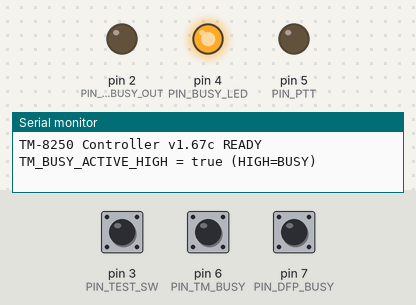
Simulated run of this sketch. Board: Arduino Nano, built with avr-gcc and run on an emulated ATmega328P. On the bench: output pins drawn as LEDs (lit = HIGH), the last lines printed to the serial monitor. The test bench sets the inputs (shaded band); at power-on: pin 3 (PIN_TEST_SW) HIGH, pin 7 (PIN_DFP_BUSY) HIGH, pin 6 (PIN_TM_BUSY) HIGH.

Above: at 1.7 s.
1.8 s: pin 3 (PIN_TEST_SW) pulled LOW for 0.15 s
At 4.0 s:
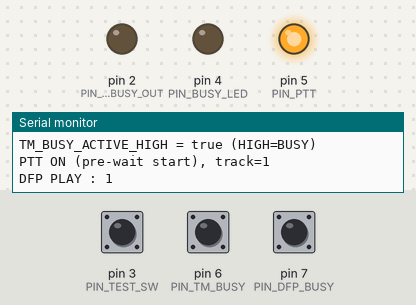
4.3 s: pin 7 (PIN_DFP_BUSY) pulled LOW for 0.15 s
At 4.37 s:
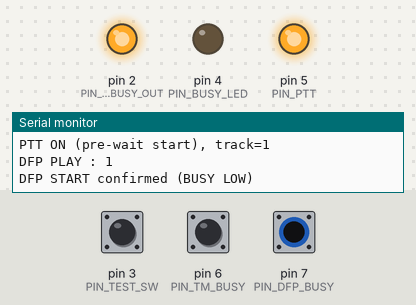
5.9 s: pin 7 (PIN_DFP_BUSY) pulled LOW for 1 s
At 6.3 s:
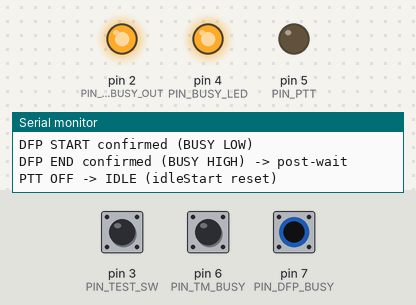
8.4 s: pin 6 (PIN_TM_BUSY) pulled LOW for 0.15 s
At 8.47 s:
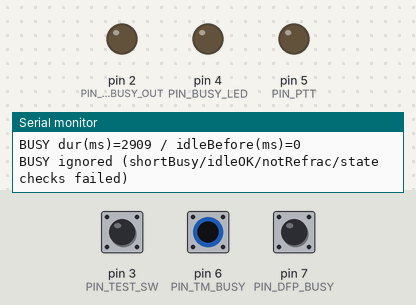
10.0 s: pin 6 (PIN_TM_BUSY) pulled LOW for 3.2 s
At 14.3 s:
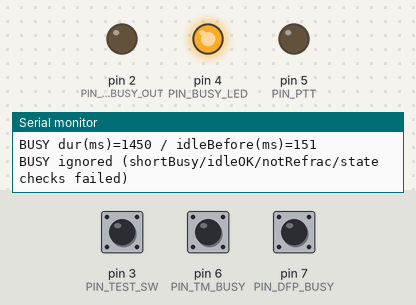
14.7 s: pin 3 (PIN_TEST_SW) pulled LOW for 1 s
At 16.2 s:
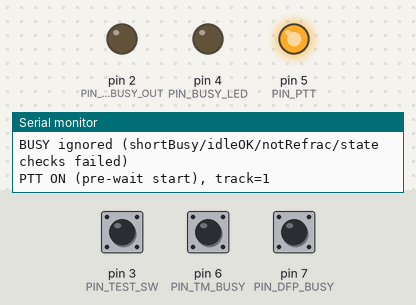
Timing chart, 0 to 17.7 s (numbered marks = the images above; inputs shaded):
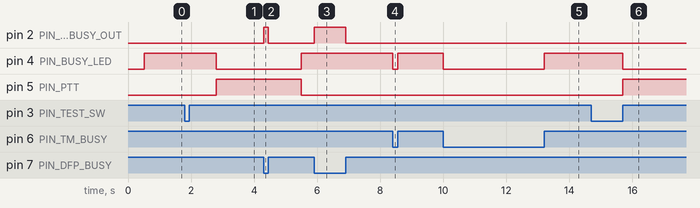

Measured:
- after the input at 1.8 s, pin 4 (PIN_BUSY_LED): HIGH → LOW after 1.0 s; pin 5 (PIN_PTT): LOW → HIGH after 1.0 s
- after the input at 4.3 s, pin 2 (PIN_DFP_BUSY_OUT): LOW → HIGH at once, → LOW 0.15 s later; pin 4 (PIN_BUSY_LED): LOW → HIGH after 1.2 s; pin 5 (PIN_PTT): HIGH → LOW after 1.2 s
- after the input at 5.9 s, pin 2 (PIN_DFP_BUSY_OUT): LOW → HIGH at once, → LOW 1.0 s later
- after the input at 8.4 s, pin 4 (PIN_BUSY_LED): HIGH → LOW at once, → HIGH 0.15 s later
- after the input at 10.0 s, pin 4 (PIN_BUSY_LED): HIGH → LOW at once, → HIGH 3.2 s later
- after the input at 14.7 s, pin 4 (PIN_BUSY_LED): HIGH → LOW after 1.0 s; pin 5 (PIN_PTT): LOW → HIGH after 1.0 s

The sketch:

CCVoice_1_67c.ino
```cpp
/************************************************************
 * TM-8250 ID Guidance Controller
 * Version : 1.67c (PTT送信中D6無視 + D2へDFP BUSY出力=反転)
 * Target  : Arduino Nano (5V)
 *
 * 変更点：
 * - D7のDFPlayer BUSY（LOW=再生中）状態を D2 出力へミラー（反転）：
 *   再生中(D7=LOW)→D2=HIGH、停止中(D7=HIGH)→D2=LOW
 *
 * 既存機能：
 * - D6極性切替（HIGH=受信 or LOW=受信）
 * - 短BUSY(0.5〜1.5s) + 直前アイドル(≥200ms) + 不応期(3s) → 001.mp3
 * - PTT先行1000ms → 再生 → BUSYヒステリシス → 終了後保持1000ms
 * - 30分おきの 002/003 交互再生（IDLE時に消化）
 * - D3テストSW（1/2/3クリック → 001/002/003）
 ************************************************************/

#include <SoftwareSerial.h>

/* ================= 設定：TM BUSY極性 =================
   現行回路（D6=HIGHが受信）→ true
   反転回路（D6=LOWが受信） → false
======================================================== */
const bool TM_BUSY_ACTIVE_HIGH = true;   // ★回路に合わせて変更★

/* ================= ピン定義 ================= */
const uint8_t PIN_TEST_SW  = 3;   // D3 : テストSW（INPUT_PULLUP）
const uint8_t PIN_BUSY_LED = 4;   // D4 : D6状態表示LED（受信中点灯）
const uint8_t PIN_PTT      = 5;   // D5 : PTT出力
const uint8_t PIN_TM_BUSY  = 6;   // D6 : TM BUSY（PS817経由）
const uint8_t PIN_DFP_BUSY = 7;   // D7 : DFPlayer BUSY（LOW=再生中）

// ★D2へDFP BUSYミラー出力（反転）
const uint8_t PIN_DFP_BUSY_OUT = 2;      // D2 : D7の状態を出力（反転）
const bool    DFP_BUSY_OUT_INVERT = true; // true=反転：再生中HIGH／停止中LOW

const uint8_t PIN_DFP_TX   = 10;  // D10: Arduino TX -> DFPlayer RX（1k推奨）
const uint8_t PIN_DFP_RX   = 11;  // D11: Arduino RX <- DFPlayer TX（未使用可）

SoftwareSerial dfpSerial(PIN_DFP_TX, PIN_DFP_RX);

/* ================= 閾値定数 ================= */
const unsigned long BUSY_MIN   = 500;     // D6「受信」継続時間の下限（ms）
const unsigned long BUSY_MAX   = 1200;    // D6「受信」継続時間の上限（ms：未満）

const unsigned long PTT_PRE    = 1000;    // 再生前PTT先行（約1000ms）
const unsigned long PTT_POST   = 1000;    // 再生後PTT保持（約1000ms）

const unsigned long CLICK_WINDOW = 1000;  // テストSW 1秒判定

const unsigned long PERIOD_MS    = 15UL * 60UL * 1000UL; // 30分（1,800,000ms）

/* D7 BUSYヒステリシス（スパイク抑制） */
const unsigned long BUSY_LOW_CONFIRM_MS  = 40;  // LOW連続で開始確定
const unsigned long BUSY_HIGH_CONFIRM_MS = 40;  // HIGH連続で終了確定

/* PTT最低ONガード（PRE終了直後の安全余裕） */
const unsigned long PTT_MIN_EXTRA_MS = 50;

/* D6デバウンス（ふらつき抑制） */
const unsigned long TM_BUSY_DEBOUNCE_MS = 5;

/* 直前アイドル最小時間＆不応期（誤トリガ抑止） */
const unsigned long IDLE_MIN_MS   = 200;  // 直前アイドルが200ms以上でなければ短BUSYを認めない
const unsigned long REFRACTORY_MS = 3000; // トリガ後の不応期（例：3秒）

/* ================= 状態管理 ================= */
enum State {
  IDLE,          // 待機：D6監視、テストSW・周期再生待ち
  PTT_ON_WAIT,   // D5 ON後、PTT_PRE 経過を待つ
  PLAYING,       // D7=LOWを一度確認 → HIGH連続で終了へ
  PTT_OFF_WAIT   // 終了後、PTT_POST 経過で D5 OFF
};
State state = IDLE;

/* ================= 変数 ================= */
// D6 BUSY
unsigned long tmBusyStart = 0;
bool tmBusyPrev = false;
bool tmBusyFiltered = false;
unsigned long tmBusyDebounceTS = 0;

// 直前アイドル管理＆不応期
unsigned long lastIdleStart = 0;   // 直近のアイドル開始時刻
unsigned long lastTriggerAt = 0;   // 直近トリガ時刻（不応期用）

// FSMタイマ
unsigned long stateTimer = 0;
bool dfpStarted = false;            // BUSY=LOW を一度確認したか
uint16_t requestedTrack = 0;        // 再生要求トラック番号

// テストSW
uint8_t clickCount = 0;
bool clickWaiting = false;
unsigned long firstClickTime = 0;
bool lastSwState = HIGH;

// 周期スケジューラ
unsigned long nextPeriodicAt = 0;   // 次の予定時刻（絶対）
bool periodicDue = false;           // 未消化フラグ
uint16_t nextPeriodicTrack = 2;     // 交互再生（2↔3）

// D7 BUSYヒステリシス用
unsigned long busyLowSince  = 0;
unsigned long busyHighSince = 0;
bool lastBusyLow = false;

// PTT最低ONガード
unsigned long pttMinOnUntil = 0;

/* ================= DFPlayer制御 ================= */
void dfpSend(uint8_t cmd, uint16_t param) {
  uint8_t frame[10] = {
    0x7E, 0xFF, 0x06, cmd, 0x00,
    (uint8_t)(param >> 8),
    (uint8_t)(param & 0xFF),
    0x00, 0x00, 0xEF
  };
  uint16_t sum = 0;
  for (int i = 1; i < 7; i++) sum += frame[i];
  sum = 0xFFFF - sum + 1;        // two's complement
  frame[7] = (uint8_t)(sum >> 8);
  frame[8] = (uint8_t)(sum & 0xFF);
  dfpSerial.write(frame, 10);
}

void dfpPlay(uint16_t num) {
  Serial.print(F("DFP PLAY : "));
  Serial.println(num);
  dfpSend(0x03, num);
}

/* ================= TM BUSY（受信）を極性に応じて読む ================= */
inline bool readTmBusySenseRaw() {
  return (digitalRead(PIN_TM_BUSY) == HIGH); // 生値（HIGH/LOW）
}
inline bool readTmBusySense() {
  // 「受信中」を true に正規化（極性切替）
  bool rawHigh = readTmBusySenseRaw();
  return TM_BUSY_ACTIVE_HIGH ? rawHigh : !rawHigh;
}

/* ================= FSM起動（PTT前後マージン＋最低ONガード） ================= */
void startPttCycle(uint16_t track) {
  if (state != IDLE) {
    Serial.println(F("startPttCycle skipped (not IDLE)"));
    return;
  }
  requestedTrack = track;
  dfpStarted = false;
  busyLowSince = 0;
  busyHighSince = 0;
  lastBusyLow = false;

  // PTT先行開始：即座にD5 HIGH & 最低ONガードセット
  unsigned long now = millis();
  digitalWrite(PIN_PTT, HIGH);
  pttMinOnUntil = now + PTT_PRE + PTT_MIN_EXTRA_MS;  // 絶対ON維持
  stateTimer = now;
  state = PTT_ON_WAIT;
  Serial.print(F("PTT ON (pre-wait start), track="));
  Serial.println(track);
}

/* ================= 初期化 ================= */
void setup() {
  Serial.begin(115200);
  dfpSerial.begin(9600);

  pinMode(PIN_TEST_SW, INPUT_PULLUP);
  pinMode(PIN_BUSY_LED, OUTPUT);
  pinMode(PIN_PTT, OUTPUT);
  pinMode(PIN_TM_BUSY, INPUT_PULLUP);
  pinMode(PIN_DFP_BUSY, INPUT_PULLUP);

  // D2出力初期化（反転仕様）
  pinMode(PIN_DFP_BUSY_OUT, OUTPUT);
  digitalWrite(PIN_DFP_BUSY_OUT, LOW);  // 反転仕様：初期は停止想定（D7=HIGH）→D2=LOW

  digitalWrite(PIN_PTT, LOW);
  digitalWrite(PIN_BUSY_LED, LOW);

  delay(500);            // DFPlayer起動安定待ち
  dfpSend(0x06, 15);     // 音量設定

  // 周期スケジューラ初期化（起動から30分後）
  nextPeriodicAt = millis() + PERIOD_MS;

  // 直前アイドルの初期化
  lastIdleStart = millis();
  lastTriggerAt = 0;

  Serial.println(F("TM-8250 Controller v1.67c READY"));
  Serial.print(F("TM_BUSY_ACTIVE_HIGH = "));
  Serial.println(TM_BUSY_ACTIVE_HIGH ? F("true (HIGH=BUSY)") : F("false (LOW=BUSY)"));
}

/* ================= メインループ ================= */
void loop() {
  unsigned long now = millis();

  /* ---- PTTアクティブ判定 ----
     PRE/PLAYING/OFF_WAIT中 または 最低ONガード中 は true
  */
  bool pttIsActive =
    (state == PTT_ON_WAIT || state == PLAYING || state == PTT_OFF_WAIT) ||
    ((long)now < (long)pttMinOnUntil);

  /* ---- D7をD2へミラー出力（反転対応） ---- */
  bool dfpBusyLow_now = (digitalRead(PIN_DFP_BUSY) == LOW);   // LOW=再生中
  if (!DFP_BUSY_OUT_INVERT) {
    digitalWrite(PIN_DFP_BUSY_OUT, dfpBusyLow_now ? LOW : HIGH);
  } else {
    // 反転仕様：再生中(D7=LOW)→D2=HIGH、停止中(D7=HIGH)→D2=LOW
    digitalWrite(PIN_DFP_BUSY_OUT, dfpBusyLow_now ? HIGH : LOW);
  }

  /* ---- D6 BUSY監視（PTT中は無視） ---- */
  if (pttIsActive) {
    digitalWrite(PIN_BUSY_LED, LOW); // 送信中は受信表示OFF
    tmBusyPrev = false;              // エッジ状態リセット
  } else {
    bool tmBusySense = readTmBusySense();  // 「受信中」ならtrue
    if (tmBusySense != tmBusyFiltered && (now - tmBusyDebounceTS) >= TM_BUSY_DEBOUNCE_MS) {
      tmBusyFiltered = tmBusySense;
      tmBusyDebounceTS = now;
    }
    bool tmBusy = tmBusyFiltered;

    // 受信LED（「受信中」なら点灯）
    digitalWrite(PIN_BUSY_LED, tmBusy ? HIGH : LOW);

    // エッジ検出（受信開始/終了）
    if (tmBusy && !tmBusyPrev) {
      tmBusyStart = now; // 受信開始（受信前のアイドルは lastIdleStart〜now）
    }
    if (!tmBusy && tmBusyPrev) {
      // 受信終了：継続時間と直前アイドル長を測定
      unsigned long busyDur = now - tmBusyStart;
      unsigned long idleDurBefore = tmBusyStart - lastIdleStart;

      Serial.print(F("BUSY dur(ms)=")); Serial.print(busyDur);
      Serial.print(F(" / idleBefore(ms)=")); Serial.println(idleDurBefore);

      // 条件：短BUSYかつ直前アイドルが十分長い、かつ不応期外、かつIDLE
      bool shortBusy = (busyDur >= BUSY_MIN && busyDur < BUSY_MAX);
      bool idleOK    = (idleDurBefore >= IDLE_MIN_MS);
      bool notRefrac = (now - lastTriggerAt >= REFRACTORY_MS);

      if (shortBusy && idleOK && notRefrac && state == IDLE) {
        startPttCycle(1);       // 001.mp3
        lastTriggerAt = now;    // 不応期開始
      } else {
        Serial.println(F("BUSY ignored (shortBusy/idleOK/notRefrac/state checks failed)"));
      }

      // この受信終了の直後からアイドル開始
      lastIdleStart = now;
    }
    tmBusyPrev = tmBusy;
  }

  /* ---- 周期スケジューラ（30分おき 002/003 交互） ---- */
  if ((long)(now - nextPeriodicAt) >= 0) {
    periodicDue = true;
    nextPeriodicAt += PERIOD_MS;    // 次の予定（絶対スケジュール）
    Serial.println(F("[Periodic] due -> flag set"));
  }
  if (periodicDue && state == IDLE) {
    startPttCycle(nextPeriodicTrack);
    nextPeriodicTrack = (nextPeriodicTrack == 2) ? 3 : 2;
    periodicDue = false;
    Serial.println(F("[Periodic] played -> toggle next"));
  }

  /* ---- FSM ---- */
  switch (state) {
    case PTT_ON_WAIT:
      // D5 ON後、PTT_PRE 経過で DFPlayer 再生コマンド送信
      if ((long)(now - stateTimer) >= (long)PTT_PRE) {
        if (requestedTrack != 0) {
          dfpPlay(requestedTrack);
          requestedTrack = 0;
        }
        state = PLAYING;
        // 以降は D7ヒステリシスで開始/終了判定
      }
      break;

    case PLAYING: {
      bool dfpBusyLow = (digitalRead(PIN_DFP_BUSY) == LOW); // LOW=再生中

      if (dfpBusyLow) {
        // LOW継続時間の計測
        if (!lastBusyLow) busyLowSince = now;
        lastBusyLow = true;

        // LOW連続確認で開始確定
        if (!dfpStarted && (now - busyLowSince) >= BUSY_LOW_CONFIRM_MS) {
          dfpStarted = true;
          Serial.println(F("DFP START confirmed (BUSY LOW)"));
        }
        // 再生中はPTT維持（最低ONガードとも合致）
      } else {
        // HIGH継続時間の計測
        if (lastBusyLow) busyHighSince = now;
        lastBusyLow = false;

        // 終了確定は「開始確定済み」かつ「HIGH連続一定時間」
        if (dfpStarted && (busyHighSince != 0) && (now - busyHighSince) >= BUSY_HIGH_CONFIRM_MS) {
          state = PTT_OFF_WAIT;
          stateTimer = now;
          Serial.println(F("DFP END confirmed (BUSY HIGH) -> post-wait"));
        }
        // dfpStarted=false の間は、まだ開始未確定（PTT維持）
      }
      break;
    }

    case PTT_OFF_WAIT:
      // 最低ONガードを満たし、かつ POST保持が終わったらOFF → IDLE
      if ((long)now >= (long)pttMinOnUntil && (now - stateTimer) >= PTT_POST) {
        digitalWrite(PIN_PTT, LOW);
        state = IDLE;
        // PTT送信が完全に終了したので、ここからアイドル開始
        lastIdleStart = now;
        Serial.println(F("PTT OFF -> IDLE (idleStart reset)"));
      }
      break;

    case IDLE:
    default:
      // 何もしない（D6待ち、テストSW・周期待ち）
      break;
  }

  /* ---- D5の「最低ONガード」の強制維持 ---- */
  if ((long)now < (long)pttMinOnUntil) {
    digitalWrite(PIN_PTT, HIGH);   // どのステートでもこの時刻までは必ずON
  }

  /* ---- D3 テストSW（1秒以内のクリック 1/2/3 → 1/2/3） ---- */
  bool sw = digitalRead(PIN_TEST_SW);
  if (sw == LOW && lastSwState == HIGH) {
    if (!clickWaiting) {
      clickWaiting   = true;
      clickCount     = 1;
      firstClickTime = now;
    } else {
      clickCount++;
    }
  }
  lastSwState = sw;

  if (clickWaiting && (now - firstClickTime >= CLICK_WINDOW)) {
    if (state == IDLE) {
      if      (clickCount == 1) startPttCycle(1);
      else if (clickCount == 2) startPttCycle(2);
      else if (clickCount == 3) startPttCycle(3);
    } else {
      Serial.println(F("TestSW ignored (not IDLE)"));
    }
    clickWaiting = false;
    clickCount = 0;
  }

  // 非ブロッキング：delayは使わない
}
```
